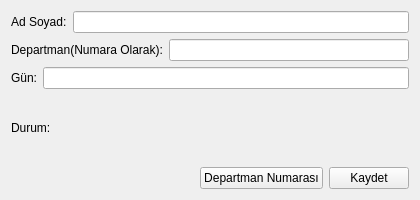
<?xml version="1.0" encoding="UTF-8"?>
<ui version="4.0">
 <class>AddEmployee</class>
 <widget class="QDialog" name="AddEmployee">
  <property name="geometry">
   <rect>
    <x>0</x>
    <y>0</y>
    <width>420</width>
    <height>200</height>
   </rect>
  </property>
  <property name="minimumSize">
   <size>
    <width>420</width>
    <height>200</height>
   </size>
  </property>
  <property name="maximumSize">
   <size>
    <width>420</width>
    <height>200</height>
   </size>
  </property>
  <property name="windowTitle">
   <string>Personel Ekle</string>
  </property>
  <layout class="QVBoxLayout" name="verticalLayout_2">
   <item>
    <layout class="QVBoxLayout" name="verticalLayout">
     <item>
      <layout class="QHBoxLayout" name="horizontalLayout">
       <item>
        <widget class="QLabel" name="label">
         <property name="maximumSize">
          <size>
           <width>16777215</width>
           <height>20</height>
          </size>
         </property>
         <property name="text">
          <string>Ad Soyad:</string>
         </property>
        </widget>
       </item>
       <item>
        <widget class="QLineEdit" name="lineEdit"/>
       </item>
      </layout>
     </item>
     <item>
      <layout class="QHBoxLayout" name="horizontalLayout_2">
       <item>
        <widget class="QLabel" name="label_2">
         <property name="maximumSize">
          <size>
           <width>16777215</width>
           <height>20</height>
          </size>
         </property>
         <property name="text">
          <string>Departman(Numara Olarak):</string>
         </property>
        </widget>
       </item>
       <item>
        <widget class="QLineEdit" name="lineEdit_2"/>
       </item>
      </layout>
     </item>
     <item>
      <layout class="QHBoxLayout" name="horizontalLayout_3">
       <item>
        <widget class="QLabel" name="label_3">
         <property name="maximumSize">
          <size>
           <width>16777215</width>
           <height>20</height>
          </size>
         </property>
         <property name="text">
          <string>Gün:</string>
         </property>
        </widget>
       </item>
       <item>
        <widget class="QLineEdit" name="lineEdit_3"/>
       </item>
      </layout>
     </item>
     <item>
      <layout class="QHBoxLayout" name="horizontalLayout_4">
       <item>
        <widget class="QLabel" name="label_4">
         <property name="maximumSize">
          <size>
           <width>16777215</width>
           <height>20</height>
          </size>
         </property>
         <property name="text">
          <string>Durum:</string>
         </property>
        </widget>
       </item>
       <item>
        <widget class="QLabel" name="label_5">
         <property name="text">
          <string/>
         </property>
        </widget>
       </item>
      </layout>
     </item>
     <item>
      <layout class="QHBoxLayout" name="horizontalLayout_5">
       <item>
        <spacer name="horizontalSpacer">
         <property name="orientation">
          <enum>Qt::Horizontal</enum>
         </property>
         <property name="sizeHint" stdset="0">
          <size>
           <width>40</width>
           <height>20</height>
          </size>
         </property>
        </spacer>
       </item>
       <item>
        <widget class="QPushButton" name="pushButton">
         <property name="enabled">
          <bool>true</bool>
         </property>
         <property name="text">
          <string>Departman Numarası</string>
         </property>
         <property name="autoDefault">
          <bool>false</bool>
         </property>
        </widget>
       </item>
       <item>
        <widget class="QPushButton" name="pushButton_2">
         <property name="text">
          <string>Kaydet</string>
         </property>
         <property name="autoDefault">
          <bool>false</bool>
         </property>
        </widget>
       </item>
      </layout>
     </item>
    </layout>
   </item>
  </layout>
 </widget>
 <resources/>
 <connections/>
</ui>
